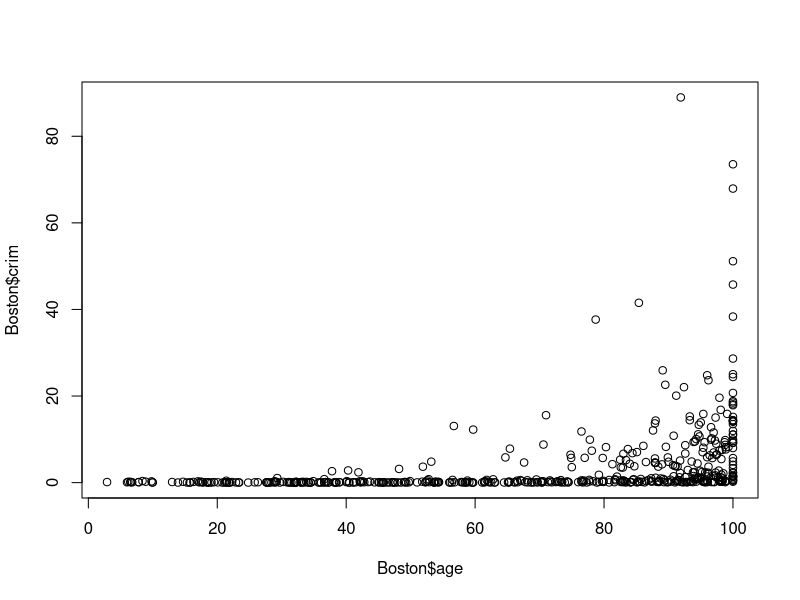
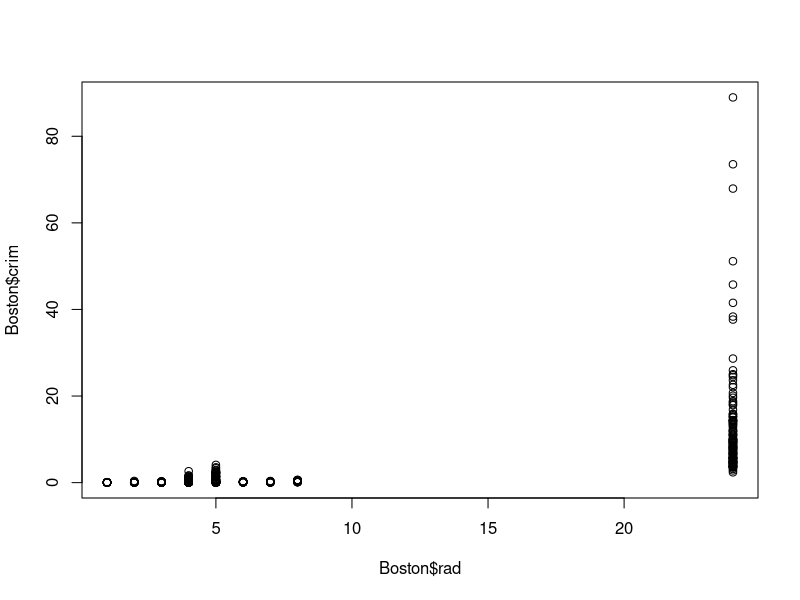
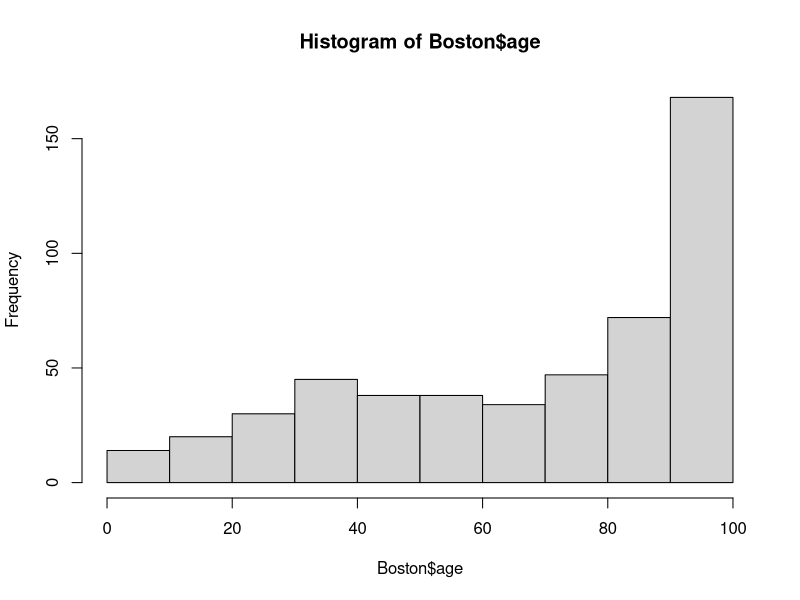
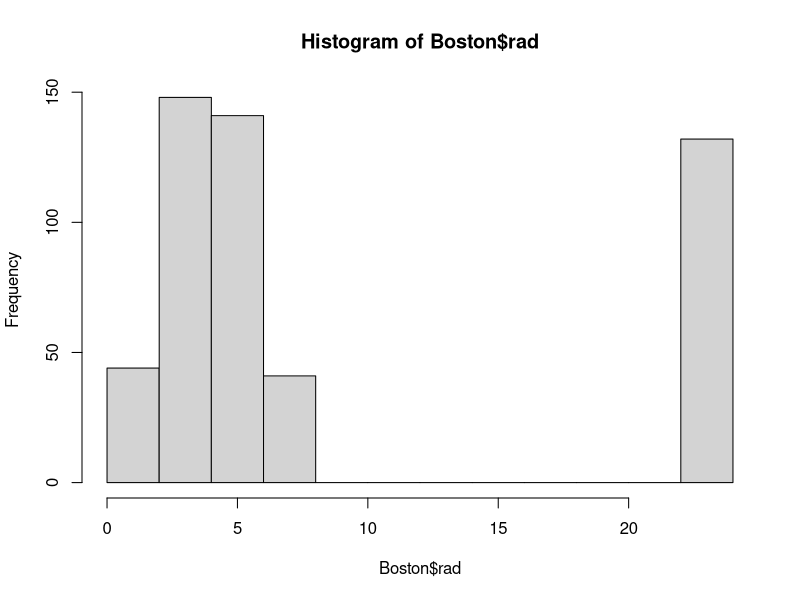
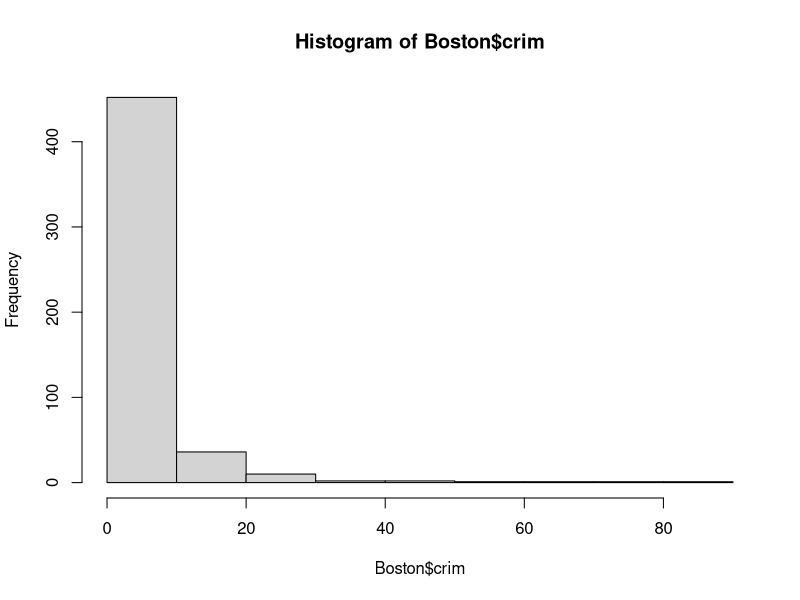

The R script that drew these images, in order:
install.packages("MASS")
library(MASS)

data("Boston")
head(Boston)
?Boston
summary(Boston)
dim(Boston)


#set up training and test sets
install.packages("FNN")
library(FNN)
set.seed(100)
train = sample(1:506, 350, replace=F)

train.x = Boston[train,c("age","rad")]
train.y = Boston[train,"crim"]
valid.x = Boston[-train,c("age","rad")]
plot(Boston$age, Boston$crim)
plot(Boston$rad, Boston$crim)
hist(Boston$age)
hist(Boston$rad)
hist(Boston$crim)


train.x.std = scale(train.x)

attr(train.x.std, "scaled:center")
attr(train.x.std, "scaled:scale")

#standardize validation set with mean and standard deviation of the training set
valid.x.std = scale(valid.x, center = attr(train.x.std, "scaled:center"), scale = attr(train.x.std, "scaled:scale"))

#do the analysis
predictions = knn.reg(train.x.std, valid.x.std, train.y, k=25)
predictions$pred[1:10] #look at first 10

#mean squared error
mean((Boston[-train,"crim"] - predictions$pred)^2)

length(predictions$pred) 
length(Boston[-train,"crim"])

#finish web works
